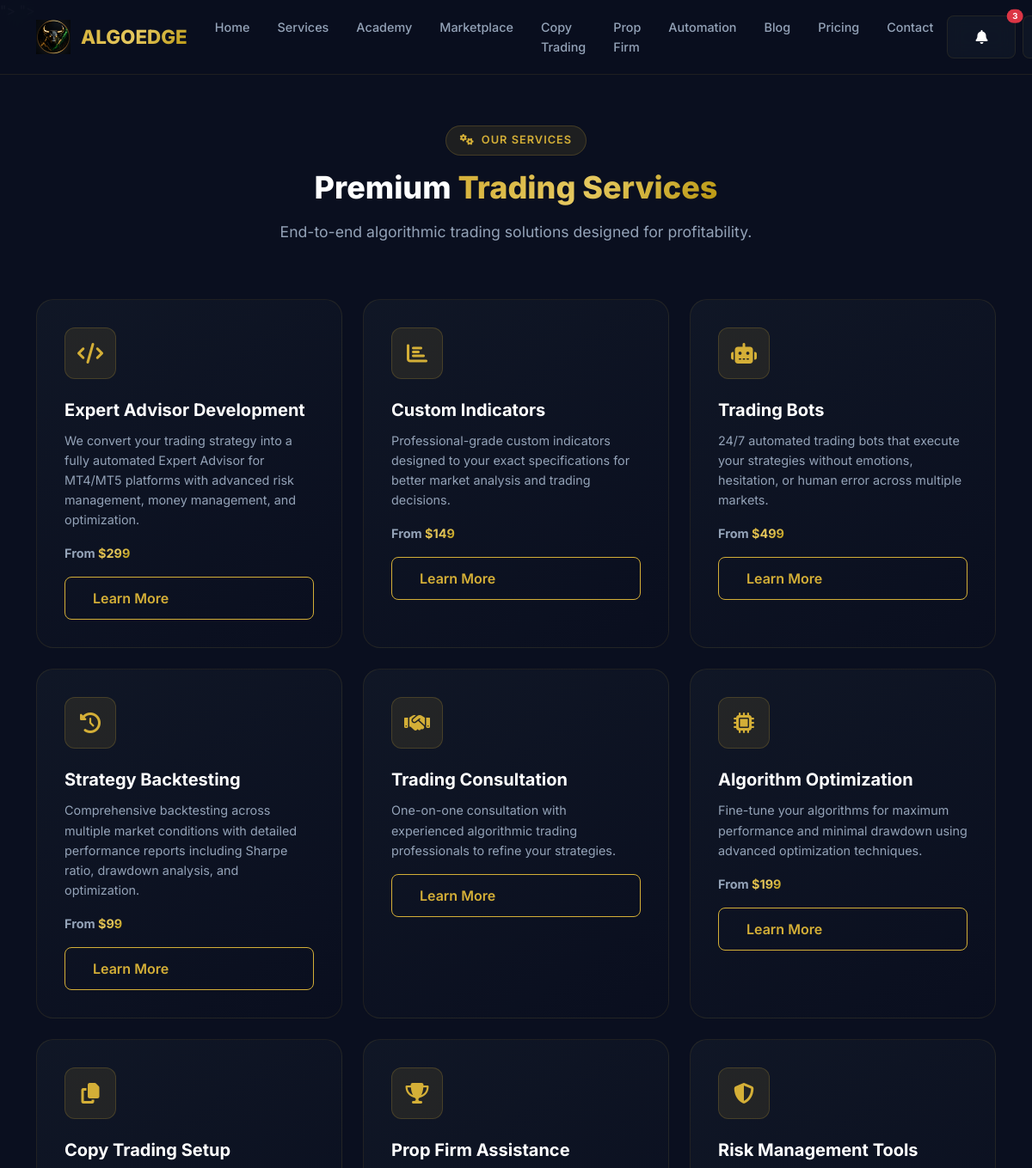
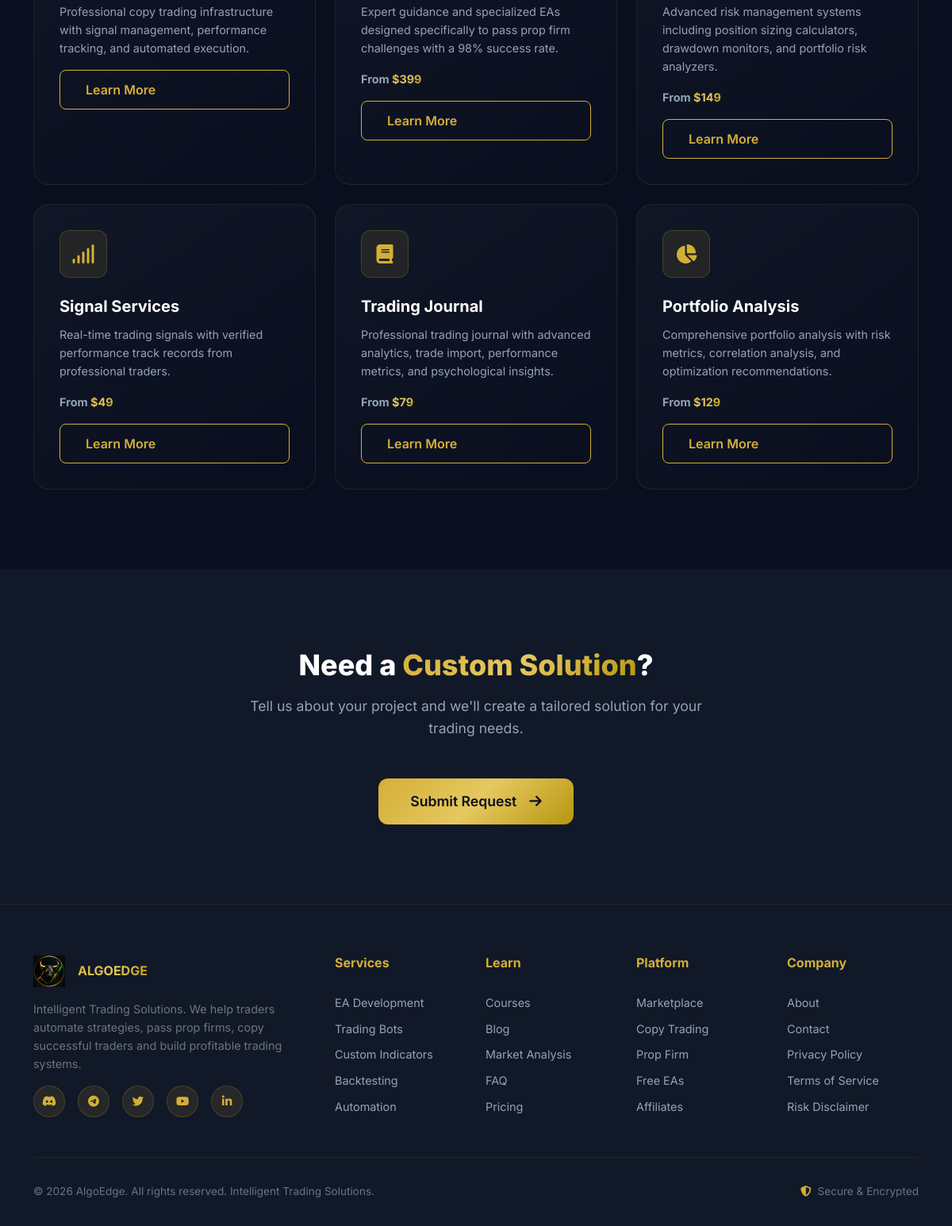
/services/ (signed in), run on the app's committed database (2 pictures, top to bottom).
### cservice/models.py (models this page shows, shortened)
class Service(models.Model):
    title = models.CharField(max_length=200)
    slug = models.SlugField(unique=True)
    description = models.TextField()
    icon = models.CharField(max_length=50, default='fas fa-cogs')
    price_from = models.DecimalField(max_digits=10, decimal_places=2, null=True, blank=True)
    is_featured = models.BooleanField(default=False)
    order = models.IntegerField(default=0)
    created_at = models.DateTimeField(auto_now_add=True)
    class Meta:
        ordering = ['order']

### cservice/views.py (the view)
# urls.py: path('', views.ServiceListView.as_view(), name='services'),
class ServiceListView(ListView):
    model = Service
    template_name = 'cservice/services.html'
    context_object_name = 'services'

### algoedge/context_processors.py (called while the page is built)
def site_settings(request):
    return {
        'site_name': settings.SITE_NAME,
        'site_url': settings.SITE_URL,
        'discord_link': settings.DISCORD_INVITE_LINK,
        'telegram_link': settings.TELEGRAM_INVITE_LINK,
        'broker_affiliate_link': settings.BROKER_AFFILIATE_LINK,
        'stripe_public_key': settings.STRIPE_PUBLIC_KEY,
        'og_image_default': settings.STATIC_URL + 'logos/og-image.png',
    }

def notification_count(request):
    if request.user.is_authenticated:
        count = Notification.objects.filter(user=request.user, is_read=False).count()
        return {'unread_notifications': count}
    return {'unread_notifications': 0}

### templates/cservice/services.html (shortened to what this page needs)
{% extends 'base.html' %}
{% load static %}
{% block content %}
<section class="section-padding" style="padding-top:120px;">
    <div class="container">
        <div class="section-header" data-aos="fade-up">
            <div class="section-tag"><i class="fas fa-cogs"></i> Our Services</div>
            <h2 class="section-title">Premium <span class="text-gradient">Trading Services</span></h2>
            <p class="section-subtitle">End-to-end algorithmic trading solutions designed for profitability.</p>
        </div>
        <div class="row g-4">
            {% for s in services %}
            <div class="col-md-4" data-aos="fade-up" data-aos-delay="{{ forloop.counter0|divisibleby:3 }}">
                <div class="card-glass h-100">
                    <div class="card-icon"><i class="{{ s.icon|default:'fas fa-cogs' }}"></i></div>
                    <h5>{{ s.title }}</h5>
                    <p>{{ s.description }}</p>
                    {% if s.price_from %}
                    <p class="mt-3 mb-0"><strong>From <span class="text-gradient">${{ s.price_from|floatformat:0 }}</span></strong></p>
                    {% endif %}
                    <a href="{% url 'cservice:service_detail' slug=s.slug %}" class="btn btn-outline-gold w-100 mt-3">Learn More</a>
                </div>
            </div>
            {% endfor %}
        </div>
    </div>
</section>
<section class="section-padding" style="background:var(--secondary);">
    <div class="container">
        <div class="row justify-content-center text-center" data-aos="fade-up">
            <div class="col-lg-8">
                <h2 class="section-title">Need a <span class="text-gradient">Custom Solution</span>?</h2>
                <p class="section-subtitle">Tell us about your project and we'll create a tailored solution for your trading needs.</p>
                <a href="{% url 'cservice:service_request' %}" class="btn btn-gold btn-gold-lg">Submit Request <i class="fas fa-arrow-right ms-2"></i></a>
            </div>
        </div>
    </div>
</section>
{% endblock %}

### static/css/style.css (style rules this page uses)
:root { --primary: #0A0F1F; --secondary: #111827; --accent-gold: #D4AF37; --accent-gold-light: #E5C85F; --accent-gold-dark: #B8960F; --success: #00C853; --success-dark: #009624; --text-primary: #FFFFFF; --text-secondary: #94A3B8; --text-muted: #64748B; --border-color: rgba(212, 175, 55, 0.15); --glass-bg: rgba(17, 24, 39, 0.8); --glass-border: rgba(212, 175, 55, 0.1); --card-bg: rgba(17, 24, 39, 0.9); --gradient-primary: linear-gradient(135deg, #0A0F1F 0%, #111827 50%, #0A0F1F 100%); --gradient-gold: linear-gradient(135deg, #D4AF37 0%, #E5C85F 50%, #B8960F 100%); --gradient-card: linear-gradient(145deg, rgba(17, 24, 39, 0.95), rgba(10, 15, 31, 0.95)); --shadow-glow: 0 0 30px rgba(212, 175, 55, 0.1); --shadow-card: 0 8px 32px rgba(0, 0, 0, 0.3); --radius-sm: 8px; --radius-md: 12px; --radius-lg: 20px; --radius-xl: 24px; --font-primary: 'Inter', -apple-system, BlinkMacSystemFont, sans-serif; --font-mono: 'JetBrains Mono', monospace; --transition: all 0.3s cubic-bezier(0.4, 0, 0.2, 1); }
* { margin: 0; padding: 0; box-sizing: border-box; }
body { font-family: var(--font-primary); background: var(--primary); color: var(--text-primary); overflow-x: hidden; line-height: 1.6; }
.text-gradient { background: var(--gradient-gold); -webkit-background-clip: text; -webkit-text-fill-color: transparent; background-clip: text; }
.btn-gold { background: var(--gradient-gold); color: var(--primary); font-weight: 600; border: none; padding: 0.75rem 2rem; border-radius: var(--radius-sm); transition: var(--transition); text-decoration: none; display: inline-flex; align-items: center; gap: 8px; }
.btn-gold-lg { padding: 1rem 2.5rem; font-size: 1.1rem; border-radius: var(--radius-md); }
.btn-outline-gold { background: transparent; color: var(--accent-gold); border: 1.5px solid var(--accent-gold); padding: 0.75rem 2rem; border-radius: var(--radius-sm); transition: var(--transition); text-decoration: none; display: inline-flex; align-items: center; gap: 8px; font-weight: 600; }
.section-padding { padding: 100px 0; }
.section-title { font-size: clamp(1.75rem, 3vw, 2.5rem); font-weight: 800; margin-bottom: 1rem; }
.section-subtitle { color: var(--text-secondary); font-size: 1.1rem; max-width: 600px; margin: 0 auto 3rem; }
.section-header { text-align: center; margin-bottom: 4rem; }
.section-tag { display: inline-flex; align-items: center; gap: 8px; background: rgba(212, 175, 55, 0.1); border: 1px solid rgba(212, 175, 55, 0.2); padding: 0.4rem 1rem; border-radius: 50px; font-size: 0.8rem; color: var(--accent-gold); margin-bottom: 1rem; text-transform: uppercase; letter-spacing: 1px; font-weight: 600; }
.card-glass { background: var(--gradient-card); border: 1px solid var(--glass-border); border-radius: var(--radius-lg); padding: 2rem; transition: var(--transition); position: relative; overflow: hidden; }
.card-glass::before { content: ''; position: absolute; top: 0; left: 0; right: 0; height: 2px; background: var(--gradient-gold); opacity: 0; transition: var(--transition); }
.card-glass .card-icon { width: 60px; height: 60px; background: rgba(212, 175, 55, 0.1); border: 1px solid rgba(212, 175, 55, 0.2); border-radius: var(--radius-md); display: flex; align-items: center; justify-content: center; font-size: 1.5rem; color: var(--accent-gold); margin-bottom: 1.5rem; transition: var(--transition); }
.card-glass h5 { font-weight: 700; margin-bottom: 0.75rem; }
.card-glass p { color: var(--text-secondary); font-size: 0.9rem; margin: 0; }

### data on the page
Service: title "Expert Advisor Development", description "We convert your trading strategy into a fully automated Expert Advisor for MT4/MT5 platforms with advanced risk management, money management, and optimization.", price_from "299"
Service: title "Custom Indicators", description "Professional-grade custom indicators designed to your exact specifications for better market analysis and trading decisions.", price_from "149"
Service: title "Trading Bots", description "24/7 automated trading bots that execute your strategies without emotions, hesitation, or human error across multiple markets.", price_from "499"
Service: title "Strategy Backtesting", description "Comprehensive backtesting across multiple market conditions with detailed performance reports including Sharpe ratio, drawdown analysis, and optimization.", price_from "99"
Service: title "Trading Consultation", description "One-on-one consultation with experienced algorithmic trading professionals to refine your strategies."
Service: title "Algorithm Optimization", description "Fine-tune your algorithms for maximum performance and minimal drawdown using advanced optimization techniques.", price_from "199"
Service: title "Copy Trading Setup", description "Professional copy trading infrastructure with signal management, performance tracking, and automated execution."
Service: title "Prop Firm Assistance", description "Expert guidance and specialized EAs designed specifically to pass prop firm challenges with a 98% success rate.", price_from "399"
Service: title "Risk Management Tools", description "Advanced risk management systems including position sizing calculators, drawdown monitors, and portfolio risk analyzers.", price_from "149"
Service: title "Signal Services", description "Real-time trading signals with verified performance track records from professional traders.", price_from "49"
Service: title "Trading Journal", description "Professional trading journal with advanced analytics, trade import, performance metrics, and psychological insights.", price_from "79"
Service: title "Portfolio Analysis", description "Comprehensive portfolio analysis with risk metrics, correlation analysis, and optimization recommendations.", price_from "129"

### other printed values
{{ unread_notifications }} "3"
